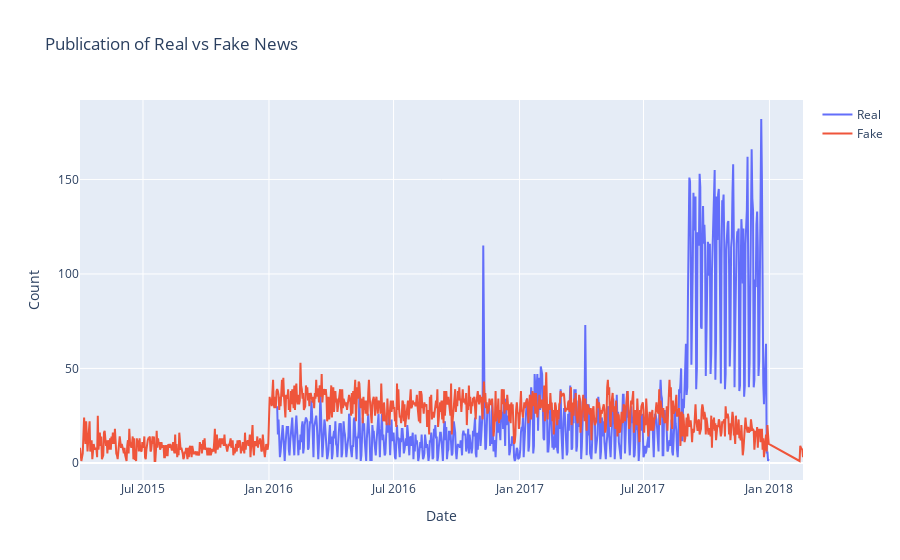

Notebook cell for this chart:
### Markdown cell above
It looks like the real articles were published starting from Jan 2016 to Dec 2017 and the fake articles were pubished from March 2015 to Feb 2018

### Code cell
plot_day = [
    go.Scatter(x = df_r.index, y=df_r.target, name = 'Real'),
    go.Scatter(x = df_f.index, y = df_f.target, name = 'Fake')
]

plot_layout = go.Layout(title = 'Publication of Real vs Fake News',
                       yaxis_title = 'Count',
                       xaxis_title = 'Date',)
fig = go.Figure(data = plot_day, layout = plot_layout)
fig.show()

### Figure 1 — Plotly figure (JSON) as saved in the notebook; plotly's stock layout.template omitted (floating-point values rounded to 4 significant figures; data arrays with more than 128 entries replaced by an {"elided": "..."} marker saying what was removed)
{"data": [{"name": "Real", "type": "scatter", "x": {"elided": "716 str values"}, "y": {"elided": "716 int values"}}, {"name": "Fake", "type": "scatter", "x": {"elided": "1010 str values"}, "y": {"elided": "1010 int values"}}], "layout": {"title": {"text": "Publication of Real vs Fake News"}, "xaxis": {"title": {"text": "Date"}}, "yaxis": {"title": {"text": "Count"}}}}
